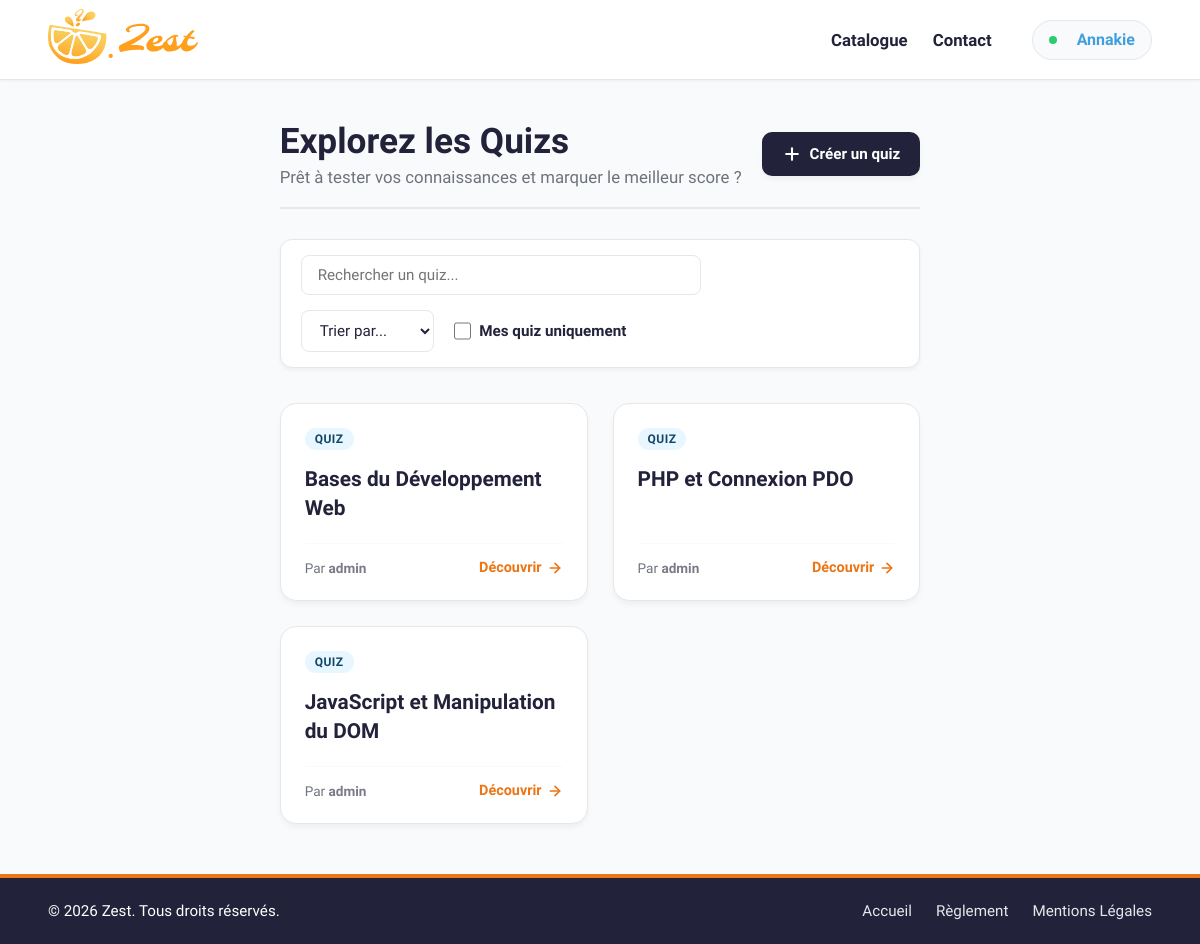
The app's page /catalogue.php (signed in) with its own data.
### tables this page shows
CREATE TABLE `sae203_quiz` (
                               `id` int(11) NOT NULL AUTO_INCREMENT,
                               `name` varchar(100) NOT NULL,
                               `creator` int(11) NOT NULL,
                               PRIMARY KEY (`id`)
);

CREATE TABLE `sae203_user` (
                               `id` int(11) NOT NULL AUTO_INCREMENT,
                               `username` varchar(100) NOT NULL,
                               `email` varchar(255) NOT NULL,
                               `password` varchar(255) NOT NULL,
                               `profilepic` blob DEFAULT NULL,
                               `admin` tinyint(1) NOT NULL,
                               PRIMARY KEY (`id`)
);

### php/utils.php (called while the page is built, shortened)
<?php
function getPDOConnection()
{
    try {
        return new PDO(DB, USER, PWD);
    } catch (PDOException $e) {
        die ("Failed: " . $e);
    }
}
function getInfoDataBase($query)
{
    $conn = getPDOConnection();
    $res = $conn->query($query);
    $rows = $res->fetchAll();
    return $rows;
}

### catalogue.php (the view, shortened to what this page needs)
<?php
require_once $_SERVER["DOCUMENT_ROOT"] . "/sae203/php/utils.php";
$query = "SELECT q.*, u.username AS creator_name
          FROM sae203_quiz q
          JOIN sae203_user u ON q.creator = u.id";
$result = getInfoDataBase($query);
$current_username = $_SESSION['user']['username'] ?? null;
?>
<!DOCTYPE html>
<html lang="fr">
<head>
    <?php require_once $_SERVER["DOCUMENT_ROOT"] . "/sae203/includes/load-css.php"; ?>
    <link rel="stylesheet" href="css/quizList.css">
</head>
<body>
<?php require_once $_SERVER["DOCUMENT_ROOT"] . "/sae203/includes/header.php"; ?>
<main>
    <div class="catalog-header">
        <div>
            <h1>Explorez les Quizs</h1>
            <p class="subtitle">Prêt à tester vos connaissances et marquer le meilleur score ?</p>
        </div>
        <?php if ($current_username): ?>
            <a href="edit.php" class="btn-create">
                <svg xmlns="http://www.w3.org/2000/svg" width="20" height="20" viewBox="0 0 24 24" fill="none"
                     stroke="currentColor" stroke-width="2.5" stroke-linecap="round" stroke-linejoin="round">
                    <line x1="12" y1="5" x2="12" y2="19"></line>
                    <line x1="5" y1="12" x2="19" y2="12"></line>
                </svg>
                Créer un quiz
            </a>
        <?php endif; ?>
    </div>
    <div class="filter-bar">
        <div class="search-box">
            <input type="text" id="search-input" placeholder="Rechercher un quiz...">
        </div>
        <div class="filter-actions">
            <select id="sort-select">
                <option value="default">Trier par...</option>
            </select>
            <?php if ($current_username): ?>
                <label class="checkbox-filter">
                    <input type="checkbox" id="mine-checkbox">
                    Mes quiz uniquement
                </label>
            <?php endif; ?>
        </div>
    </div>
    <div id="container">
        <?php if (empty($result)): ?>
            <div class="empty-state">
                <p>Aucun quiz n'est disponible pour le moment. Soyez le premier à en créer un !</p>
            </div>
        <?php else: ?>
            <?php foreach ($result as $quiz):
                $isCreator = false;
                if ($current_username) {
                    $isCreator = ($quiz['creator_name'] === $current_username);
                }
                ?>
                <div class="quiz-card"
                     data-name="<?= htmlspecialchars(strtolower($quiz['name'])) ?>"
                     data-author="<?= htmlspecialchars(strtolower($quiz['creator_name'])) ?>"
                     data-mine="<?= $isCreator ? 'true' : 'false' ?>">
                    <div class="card-top">
                        <span class="quiz-badge">Quiz</span>
                    </div>
                    <h3><?= htmlspecialchars($quiz["name"]) ?></h3>
                    <div class="card-bottom">
                        <p class="author">Par <span><?= htmlspecialchars($quiz['creator_name']) ?></span></p>
                        <a href="/sae203/quiz.php?quizId=<?= $quiz['id'] ?>" class="btn-discover">
                            Découvrir
                            <svg xmlns="http://www.w3.org/2000/svg" width="16" height="16" viewBox="0 0 24 24"
                                 fill="none" stroke="currentColor" stroke-width="2.5" stroke-linecap="round"
                                 stroke-linejoin="round">
                                <line x1="5" y1="12" x2="19" y2="12"></line>
                                <polyline points="12 5 19 12 12 19"></polyline>
                            </svg>
                        </a>
                    </div>
                </div>
            <?php endforeach; ?>
        <?php endif; ?>
    </div>
</main>
<?php require_once $_SERVER["DOCUMENT_ROOT"] . "/sae203/includes/footer.php"; ?>
</body>
</html>

### css/style.css (style rules this page uses)
:root { --space-indigo: #22223B; --orange: #ec7515; --amber-glow: #FF9F1C; --mustard: #fad161; --light-blue: #8cd1ff; --blue-bell: #409fdd; --yale-blue: #124668; --black: #111827; --shadow: rgba(0, 0, 0, 0.05); --shadow-hover: rgba(0, 0, 0, 0.1); --light-grey: #e5e7eb; --bg: #f9fafb; --white: #fff; --error: #bd2f2f; --correct: #008000; }
body { background-color: var(--bg); color: var(--black); display: flex; flex-direction: column; min-height: 100vh; }

### css/quizList.css (style rules this page uses)
main { max-width: 1200px; margin: 0 auto; padding: 40px 5%; }
.catalog-header { display: flex; justify-content: space-between; align-items: center; border-bottom: 2px solid var(--light-grey); padding-bottom: 20px; margin-bottom: 30px; gap: 20px; }
.catalog-header h1 { color: var(--space-indigo); font-size: 2.2rem; font-weight: 800; margin: 0 0 5px 0; }
.catalog-header .subtitle { color: var(--black); opacity: 0.6; margin: 0; font-size: 1.05rem; }
.btn-create { display: inline-flex; align-items: center; gap: 8px; background-color: var(--space-indigo); color: var(--white); text-decoration: none; padding: 12px 20px; border-radius: 10px; font-weight: 600; font-size: 0.95rem; transition: all 0.2s ease; box-shadow: 0 4px 6px -1px var(--shadow); }
.filter-bar { display: flex; justify-content: space-between; align-items: center; flex-wrap: wrap; gap: 15px; margin-bottom: 25px; background-color: var(--white); padding: 15px 20px; border: 1px solid var(--light-grey); border-radius: 12px; box-shadow: 0 2px 4px var(--shadow); }
.search-box { flex-grow: 1; max-width: 400px; width: 100%; }
.search-box input { width: 100%; padding: 10px 16px; border: 1px solid var(--light-grey); border-radius: 8px; font-size: 0.95rem; color: var(--space-indigo); outline: none; transition: border-color 0.2s, box-shadow 0.2s; box-sizing: border-box; }
.filter-actions { display: flex; align-items: center; gap: 20px; flex-wrap: wrap; }
.filter-actions select { padding: 10px 14px; border: 1px solid var(--light-grey); border-radius: 8px; font-size: 0.95rem; color: var(--space-indigo); background-color: var(--white); outline: none; cursor: pointer; transition: border-color 0.2s; }
.checkbox-filter { display: inline-flex; align-items: center; gap: 8px; font-size: 0.95rem; font-weight: 600; color: var(--space-indigo); cursor: pointer; user-select: none; }
.checkbox-filter input { width: 1.1rem; height: 1.1rem; cursor: pointer; accent-color: var(--space-indigo); }
#container { display: grid; grid-template-columns: repeat(auto-fill, minmax(280px, 1fr)); gap: 25px; padding: 10px 0; }
.quiz-card { background-color: var(--white); border: 1px solid var(--light-grey); border-radius: 16px; padding: 24px; display: flex; flex-direction: column; justify-content: space-between; min-height: 180px; position: relative; box-shadow: 0 4px 6px -1px var(--shadow); transition: all 0.3s cubic-bezier(0.4, 0, 0.2, 1); overflow: hidden; }
.quiz-card::before { content: ''; position: absolute; top: 0; left: 0; width: 100%; height: 4px; background: linear-gradient(90deg, var(--orange), var(--amber-glow)); opacity: 0; transition: opacity 0.3s ease; }
.card-top { display: flex; justify-content: space-between; align-items: center; margin-bottom: 15px; }
.quiz-badge { background-color: rgba(140, 209, 255, 0.2); color: var(--yale-blue); font-size: 0.75rem; font-weight: 700; text-transform: uppercase; padding: 4px 10px; border-radius: 100px; letter-spacing: 0.5px; }
.quiz-card h3 { color: var(--space-indigo); font-size: 1.3rem; font-weight: 700; margin: 0 0 20px 0; line-height: 1.4; flex-grow: 1; }
.card-bottom { display: flex; justify-content: space-between; align-items: center; border-top: 1px solid var(--bg); padding-top: 15px; gap: 10px; }
.quiz-card .author { font-size: 0.85rem; color: var(--black); opacity: 0.6; margin: 0; }
.quiz-card .author span { font-weight: 600; color: var(--space-indigo); opacity: 1; }
.btn-discover { display: inline-flex; align-items: center; gap: 5px; color: var(--orange); text-decoration: none; font-weight: 700; font-size: 0.9rem; transition: color 0.2s ease, gap 0.2s ease; }
.btn-discover svg { transition: transform 0.2s ease; }

### records on screen
sae203_quiz: name "Bases du Développement Web", sae203_user.username "admin"
sae203_quiz: name "PHP et Connexion PDO", sae203_user.username "admin"
sae203_quiz: name "JavaScript et Manipulation du DOM", sae203_user.username "admin"

### other values on screen
$ernest "Annakie"
